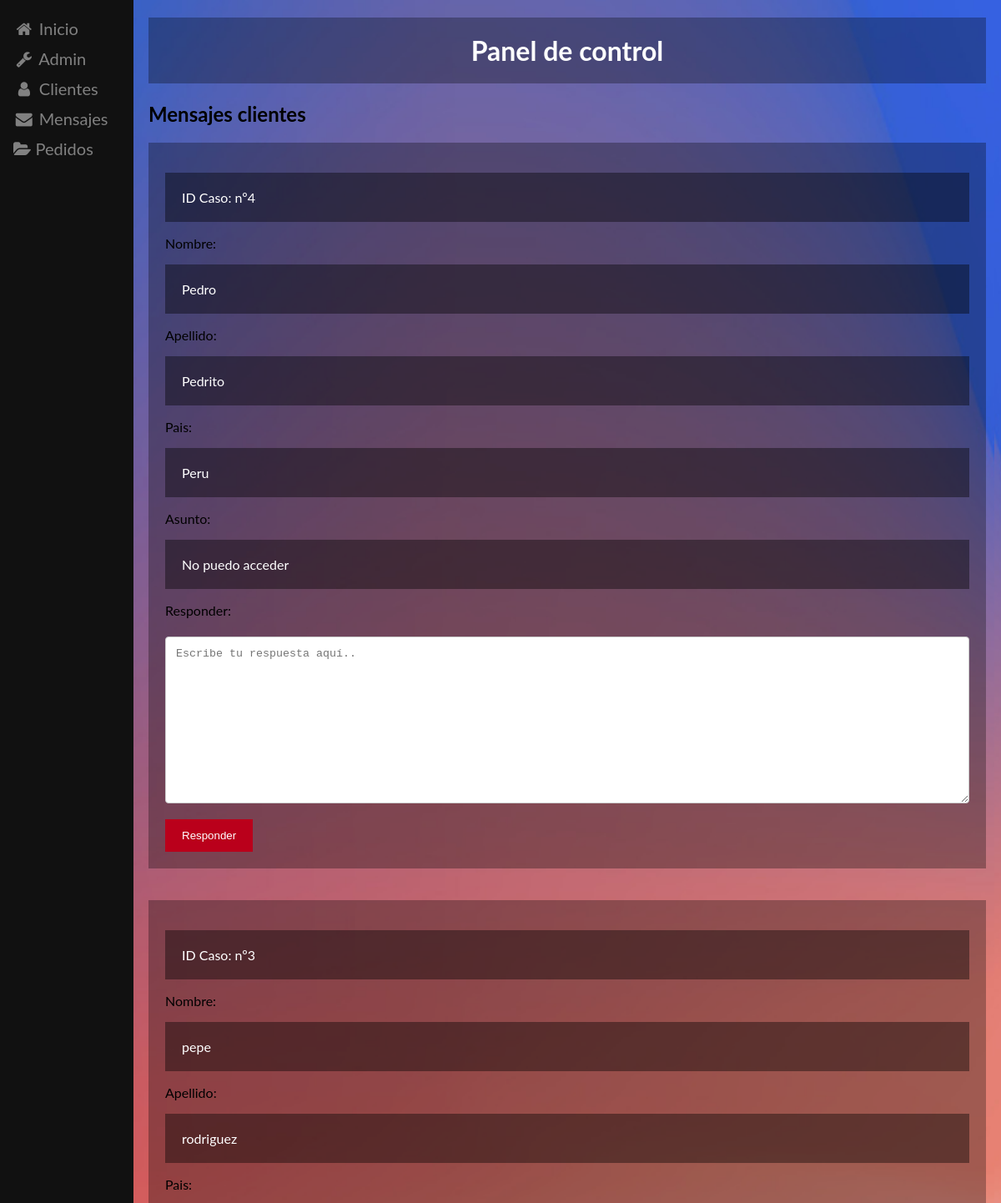
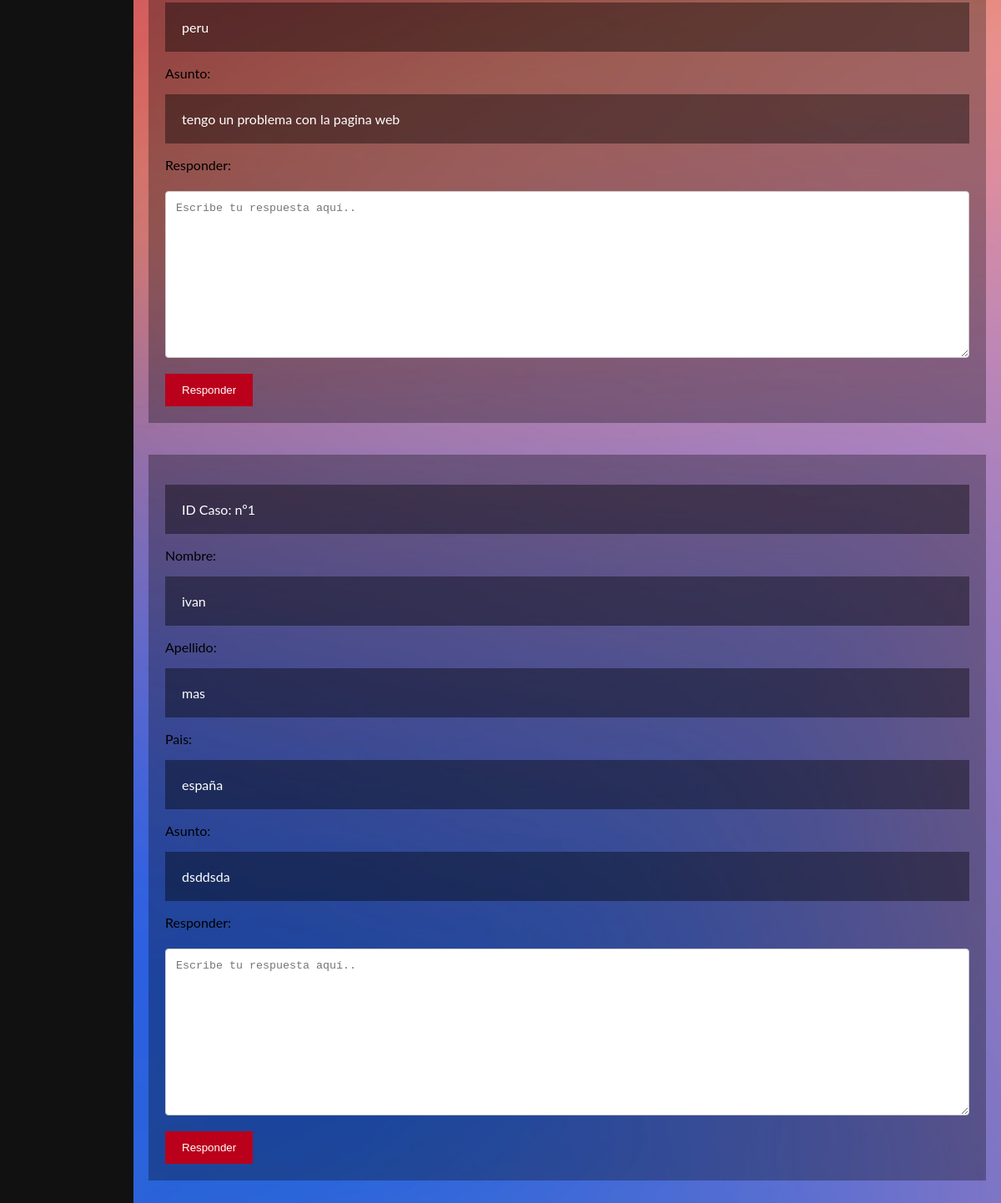
The page /admin/pages/mensajes.php on the database its author committed (2 pictures, top to bottom).
### tables this page shows
CREATE TABLE IF NOT EXISTS `contacto` (
  `id` int(11) NOT NULL AUTO_INCREMENT,
  `nombre` varchar(255) NOT NULL,
  `apellido` varchar(255) NOT NULL,
  `pais` varchar(255) NOT NULL,
  `asunto` varchar(255) NOT NULL,
  `respuesta` varchar(255) DEFAULT NULL,
  PRIMARY KEY (`id`)
);

### admin/pages/mensajes.php (the view, shortened to what this page needs)
<!DOCTYPE html>
<html>
<head>
	<link rel="stylesheet" type="text/css" href="../../styles/admin.css">
	<link rel="stylesheet" href="https://cdnjs.cloudflare.com/ajax/libs/font-awesome/4.7.0/css/font-awesome.min.css">
</head>
<body>
	<div class="sidebar">
	  	<a href="../../index.php"><i class="fa fa-fw fa-home"></i> Inicio</a>
		<a href="../index.php"><i class="fa fa-fw fa-wrench"></i> Admin</a>
		<a href="clientes.php"><i class="fa fa-fw fa-user"></i> Clientes</a>
  		<a href="mensajes.php"><i class="fa fa-fw fa-envelope"></i> Mensajes</a>
  		<a href="pedidos.php"><i class="fa fa-folder-open"></i> Pedidos</a>
	</div>
	<div class="main">
		<h1>Panel de control</h1>
		<section class="contactoclientes">
			<h2>Mensajes clientes</h2>
			<div>
				<?php
					include('../../connect/bd.php');
					$table = 'contacto';
					$result = $mysqli->query("SELECT * FROM $table order by id desc");
					while($data = $result->fetch_assoc()) {
						echo "<div class='mensajes'>";
						echo "<p name='id' class='idcaso'>ID Caso: nº{$data['id']}</p>";
	                	echo "<p>Nombre: </p>"."<p class='nombre'>{$data['nombre']}</p>";
	                	echo "<p>Apellido: </p>"."<p class='apellido'>{$data['apellido']}</p>";
	                	echo "<p>Pais: </p>"."<p class='pais'>{$data['pais']}</p>";
	                	echo "<p>Asunto: </p>"."<p class='asunto'>{$data['asunto']}</p>";
	                	echo "<p>Responder:</p>";
	                	echo "<form method='post' action='../../connect/bdcontactrespuesta.php'>";
	                	echo "<textarea name='respuesta' required='true' placeholder='Escribe tu respuesta aquí..' style='height:200px'></textarea>";
	                	echo "<input type='submit' value='Responder'>";
	                	echo "</form>";
	                	echo "</div>";
	                	echo "<br><br>";
	                }
				?>
			</div>
		</section>
	</div>
</body>
</html>

### styles/admin.css (style rules this page uses)
html, body { background-image: url(../resources/adminbg.jpg); background-size: cover; font-family: "Lato", sans-serif; }
.sidebar { height: 100%; width: 160px; position: fixed; z-index: 1; top: 0; left: 0; background-color: #111; overflow-x: hidden; padding-top: 16px; }
.sidebar a { padding: 6px 8px 6px 16px; text-decoration: none; font-size: 20px; color: #818181; display: block; }
.main { margin-left: 160px; padding: 0px 10px; }
.main h1 { text-align: center; background-color: rgba(0,0,0,0.3); padding: 20px; color: white; }
.mensajes { background-color: rgba(0,0,0,0.3); padding: 20px; }
.nombre, .apellido, .pais, .asunto, .idcaso { background-color: rgba(0,0,0,0.4); padding: 20px; color: white; }
.mensajes input[type=text], textarea { width: 100%; padding: 12px; border: 1px solid #ccc; border-radius: 4px; box-sizing: border-box; margin-top: 6px; margin-bottom: 16px; resize: vertical; height:200px; }
input[type=submit] { background-color: #ba001b; color: white; padding: 12px 20px; border: none; border-radius: none; cursor: pointer; }

### rows shown on the page
contacto: id "4", nombre "Pedro", apellido "Pedrito", pais "Peru", asunto "No puedo acceder"
contacto: id "3", nombre "pepe", apellido "rodriguez", pais "peru", asunto "tengo un problema con la pagina web"
contacto: id "1", nombre "ivan", apellido "mas", pais "españa", asunto "dsddsda"
